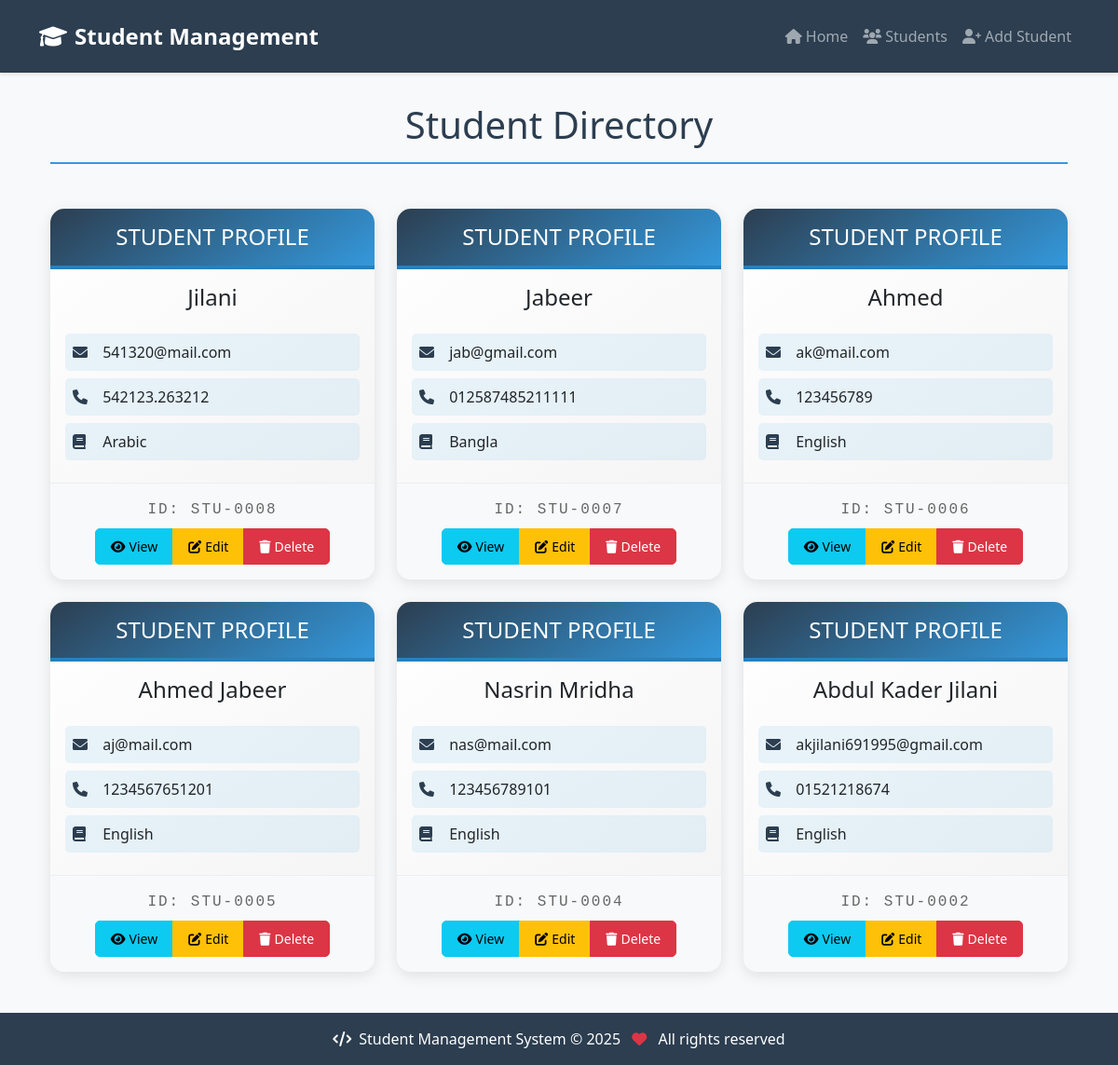
Before: / with the older database file.
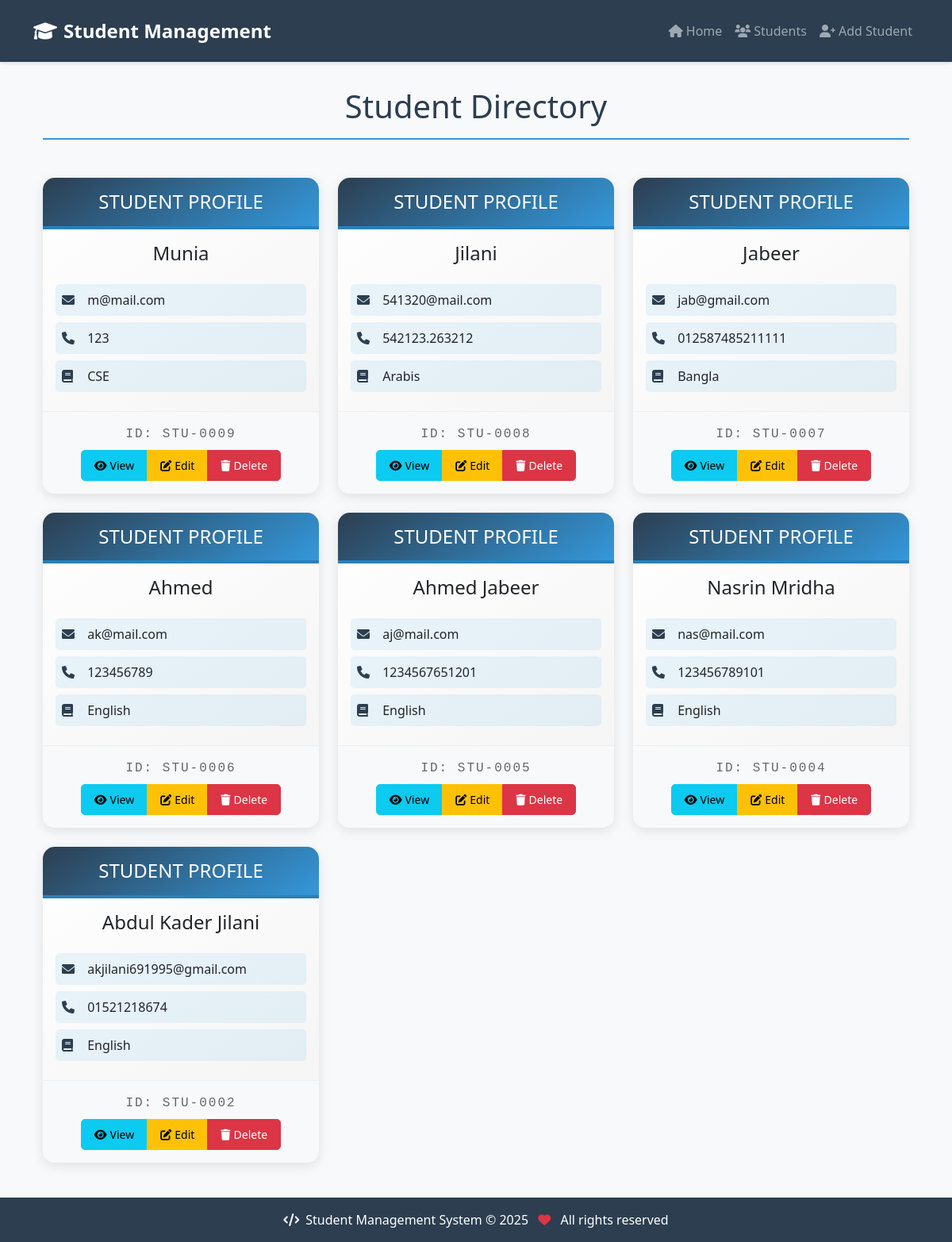
After: the same page with the newer database file.
### students/models.py (models this page shows, shortened)
class Student(models.Model):
    name = models.CharField(max_length=100)
    email = models.EmailField(unique=True)
    phone = models.CharField(max_length=15)
    course = models.CharField(max_length=50)
    created_at = models.DateTimeField(auto_now_add=True)
    updated_at = models.DateTimeField(auto_now=True)

### students/views.py (the view)
# urls.py: path('', HomeView.as_view(), name='home'),
class HomeView(ListView):
    model = Student
    template_name = 'students/home.html'
    context_object_name = 'students'
    ordering = ['-created_at']

### students/templates/students/home.html (shortened to what this page needs)
{% extends 'students/base.html' %}
{% load static %}
{% block content %}
<div class="container">
    <h1 class="page-header text-center mb-5">Student Directory</h1>
    <div class="row row-cols-1 row-cols-md-2 row-cols-lg-3 g-4">
        {% for student in students %}
        <div class="col">
            <div class="card id-card h-100">
                <div class="id-header">
                    <h4 class="mb-0">STUDENT PROFILE</h4>
                </div>
                <div class="student-info">
                    <h4 class="text-center mb-4">{{ student.name }}</h4>
                    <div class="student-detail">
                        <i class="fas fa-envelope"></i>
                        <span class="ms-2">{{ student.email }}</span>
                    </div>
                    <div class="student-detail">
                        <i class="fas fa-phone"></i>
                        <span class="ms-2">{{ student.phone }}</span>
                    </div>
                    <div class="student-detail">
                        <i class="fas fa-book"></i>
                        <span class="ms-2">{{ student.course }}</span>
                    </div>
                </div>
                <div class="id-footer">
                    <div class="student-id mb-2">ID: STU-{{ student.id|stringformat:"04d" }}</div>
                    <div class="btn-group" role="group">
                        <a href="{% url 'student-detail' student.pk %}" class="btn btn-info btn-sm">
                            <i class="fas fa-eye me-1"></i>View
                        </a>
                        <a href="{% url 'student-update' student.pk %}" class="btn btn-warning btn-sm">
                            <i class="fas fa-edit me-1"></i>Edit
                        </a>
                        <a href="{% url 'student-delete' student.pk %}" class="btn btn-danger btn-sm">
                            <i class="fas fa-trash me-1"></i>Delete
                        </a>
                    </div>
                </div>
            </div>
        </div>
        {% endfor %}
    </div>
</div>
{% endblock %}

Changed rows visible on the page:
added Student: name "Munia", email "m@mail.com", phone "123", course "CSE", id "0009"
changed Student "Jilani": course "Arabic" → "Arabis"
